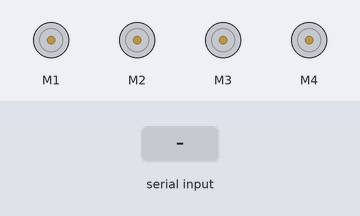
Bench run of a sketch on a simulated Arduino Mega 2560, built with avr-gcc and run on an emulated ATmega2560. Parts: 4 × DC motor (green arrow = forward, orange = backward, longer = faster). The test bench sets the inputs (shaded band).

Above: at 1.2 s.
1.3 s: "w" received over the second serial link
At 2.5 s:
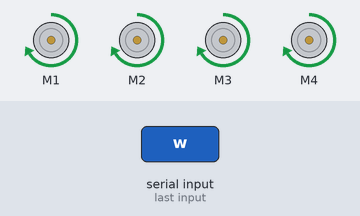
2.8 s: "a" received over the second serial link
At 3.7 s:
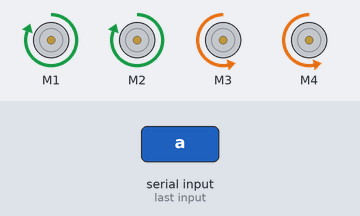
4.3 s: "s" received over the second serial link
At 4.8 s:
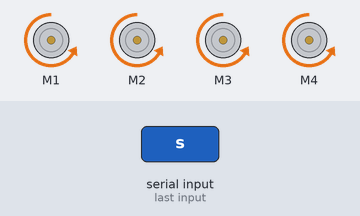
5.8 s: "d" received over the second serial link
At 7.0 s:
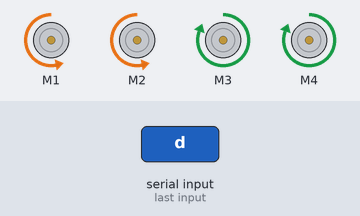
7.3 s: "q" received over the second serial link
At 8.3 s:
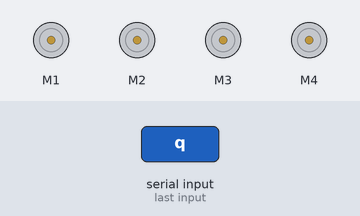
Timing chart, 0 to 9.8 s (numbered marks = the images above; inputs shaded):
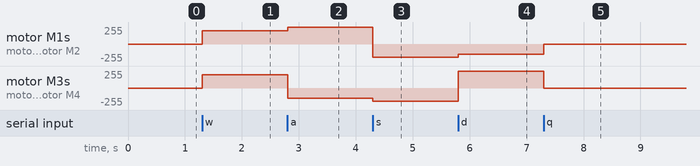

The sketch:

Remotecontrol.ino
```cpp
#include <AFMotor.h>

AF_DCMotor motor1(1);  // 左前轮
AF_DCMotor motor2(2);  // 左后轮
AF_DCMotor motor3(3);  // 右后轮
AF_DCMotor motor4(4);  // 右前轮

void setup() {
  Serial3.begin(9600);
  motor1.setSpeed(200);  // 设置电机1的速度
  motor2.setSpeed(200);  // 设置电机2的速度
  motor3.setSpeed(200);  // 设置电机3的速度
  motor4.setSpeed(200);  // 设置电机4的速度
}

void loop() {
  if (Serial3.available() > 0) {
    // Read a byte from the serial port
    int receivedByte = Serial3.read();
    // Perform the handshake
    if (receivedByte == 'w') {
      forward();
    }
    if (receivedByte == 'a') {
      leftTurn();
    }
    if (receivedByte == 's') {
      backward();
    }
    if (receivedByte == 'd') {
      rightTurn();
    }
    if (receivedByte == 'q') {
      stop();
    }
  }
}

// 向前行驶
void forward() {
  motor1.setSpeed(200);  // 设置电机1的速度
  motor2.setSpeed(200);  // 设置电机2的速度
  motor3.setSpeed(200);  // 设置电机3的速度
  motor4.setSpeed(200);  // 设置电机4的速度
  motor1.run(FORWARD);  // 电机1正转
  motor2.run(FORWARD);  // 电机2正转
  motor3.run(FORWARD);  // 电机3正转
  motor4.run(FORWARD);  // 电机4正转
}

// 向后行驶
void backward() {
  motor1.setSpeed(200);  // 设置电机1的速度
  motor2.setSpeed(200);  // 设置电机2的速度
  motor3.setSpeed(200);  // 设置电机3的速度
  motor4.setSpeed(200);  // 设置电机4的速度
  motor1.run(BACKWARD);  // 电机1反转
  motor2.run(BACKWARD);  // 电机2反转
  motor3.run(BACKWARD);  // 电机3反转
  motor4.run(BACKWARD);  // 电机4反转
}

// 左转弯
void rightTurn() {
  motor1.setSpeed(150);   // 设置电机1的速度为150
  motor2.setSpeed(150);   // 设置电机2的速度为150
  motor3.setSpeed(255);   // 设置电机3的速度为255
  motor4.setSpeed(255);   // 设置电机4的速度为255

  motor1.run(BACKWARD);   // 电机1反转
  motor2.run(BACKWARD);   // 电机2反转
  motor3.run(FORWARD);    // 电机3正转
  motor4.run(FORWARD);    // 电机4正转
}

// 右转弯
void leftTurn() {
  motor1.setSpeed(255);   // 设置电机1的速度为255
  motor2.setSpeed(255);   // 设置电机2的速度为255
  motor3.setSpeed(150);   // 设置电机3的速度为150
  motor4.setSpeed(150);   // 设置电机4的速度为150

  motor1.run(FORWARD);    // 电机1正转
  motor2.run(FORWARD);    // 电机2正转
  motor3.run(BACKWARD);   // 电机3反转
  motor4.run(BACKWARD);   // 电机4反转
}

// 停止
void stop() {
  motor1.run(RELEASE);  // 释放电机1，停止转动
  motor2.run(RELEASE);  // 释放电机2，停止转动
  motor3.run(RELEASE);  // 释放电机3，停止转动
  motor4.run(RELEASE);  // 释放电机4，停止转动
}
```

Measured:
- after the input at 1.3 s, motor M1–4: stopped → forward 200/255 at once
- after the input at 2.8 s, motor M1, motor M2: forward 200/255 → forward 255/255 at once; motor M3, motor M4: forward 200/255 → backward 150/255 at once
- after the input at 4.3 s, motor M1, motor M2: forward 255/255 → backward 200/255 at once; motor M3, motor M4: backward 150/255 → backward 200/255 at once
- after the input at 5.8 s, motor M1, motor M2: backward 200/255 → backward 150/255 at once; motor M3, motor M4: backward 200/255 → forward 255/255 at once
- after the input at 7.3 s, motor M1, motor M2: backward 150/255 → stopped at once; motor M3, motor M4: forward 255/255 → stopped at once
